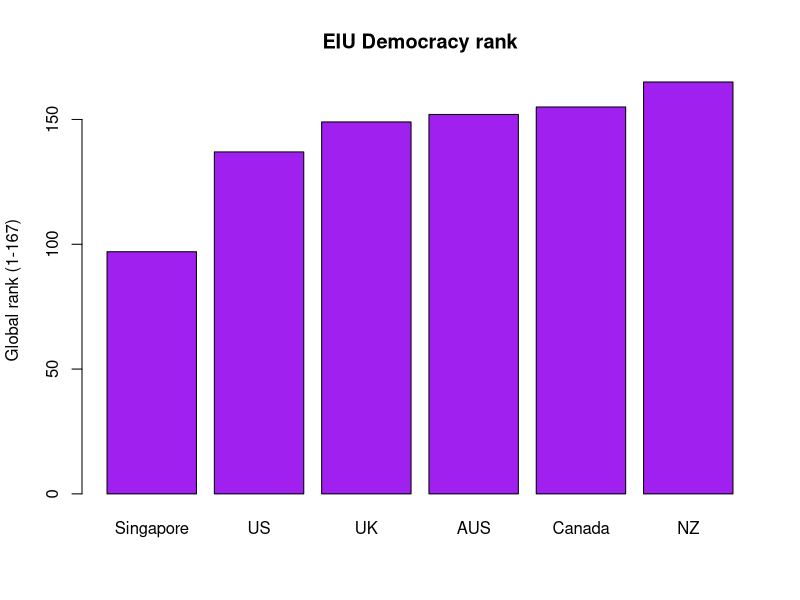
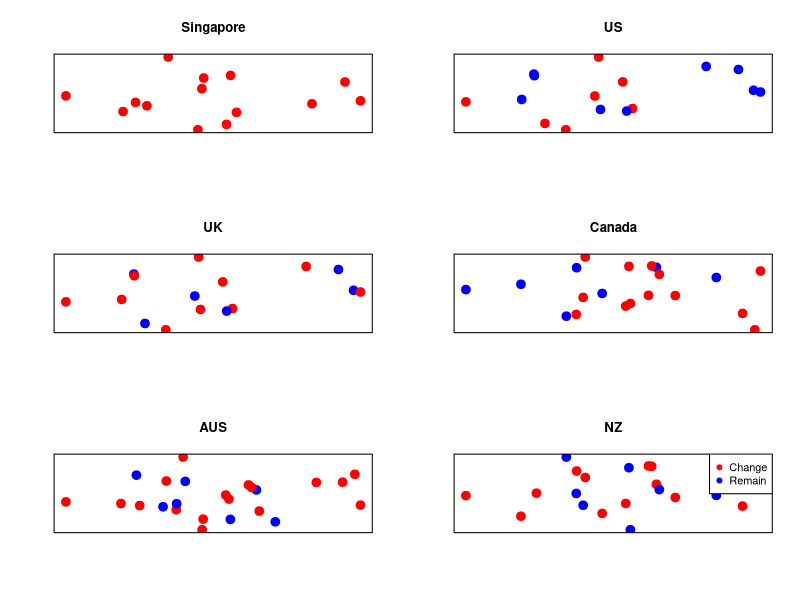
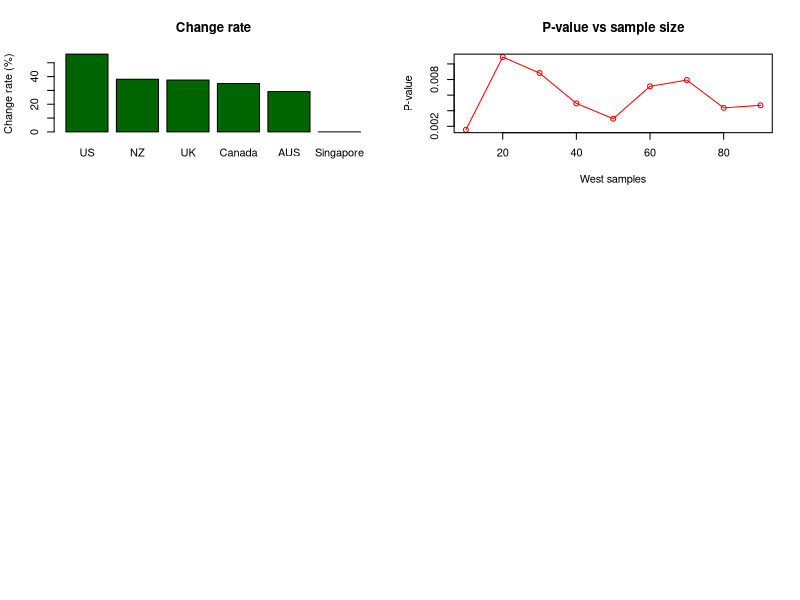

Here is the R script that generated these plots, in order:
library(dplyr)
library(tidyverse)
library(tibble)
library(gmp)

# creates a data frame of singapore vs the west EIU demcoracy index
EIU <- tibble(
  country = c("Singapore", "US", "UK", "Canada", "AUS", "NZ"),
  rank = c(70, 30, 18, 12, 15, 2)
)

# reverses the ranking and orders countries by rank
EIU$rank <- 167 - EIU$rank
EIU <- EIU[order(EIU$rank,decreasing=FALSE),]

# creates a barplot of countries by the Economist's assessment of their democracy
barplot(EIU$rank, names.arg=c(pull(EIU[1])), col="purple", 
        main="EIU Democracy rank",  ylab="Global rank (1-167)")




### election coding rules:
# 1) included are all elections since Singapore's first in 1959, or the most recent in which leaders are elected by popular vote
# 2) a change is when another party takes power and coalitions are counted as a win for the party receiving more of the vote
# 3) in cases where multiple parties and coalitions compete, changes are coded to ideology (conservative, liberal etc.) rather than specific party
# 4) in cases where there is both a president and a prime minister, the position which holds more power in the relevant country is counted


# lists election results by country for singapore and the west
Singapore <- tibble(
  country = c(rep("Singapore",14)),
  election = c(1959,1963,1968,1972,1976,1980,1984,1988,1991,2001,2006,2011,2015,2020),
  change = c(rep(0,14))
)
US <- tibble(
  country = c(rep("US",16)),
  election = c(1960,1964,1968,1972,1976,1980,1984,1988,1992,1996,2000,2004,2008,2012,2016,2020),
  change = c(1,0,1,0,1,1,0,0,1,0,1,0,1,0,1,1)
)
UK <- tibble(
  country = c(rep("UK",16)),
  election = c(1964,1966,1970,1974,1974,1979,1983,1987,1992,1997,2001,2005,2010,2015,2017,2019),
  change = c(1,0,1,1,0,1,0,0,0,1,0,0,1,0,0,0)
)
Canada <- tibble(
  country = c(rep("Canada",20)),
  election = c(1962,1963,1965,1968,1972,1974,1979,1980,1984,1988,1993,1997,2000,2004,2006,2008,2011,2015,2019,2021),
  change = c(0,1,0,0,0,0,1,1,1,0,1,0,0,0,1,0,0,1,0,0)
)
AUS <- tibble(
  country = c(rep("AUS",24)),
  election = c(1961,1963,1966,1969,1972,1974,1975,1977,1980,1983,1984,1987,1990,1993,1996,1998,2001,2004,2007,2010,2013,2016,2019,2022),
  change = c(0,0,0,0,1,0,1,0,0,1,0,0,0,0,1,0,0,0,1,0,1,0,0,1)
)
NZ <- tibble(
  country = c(rep("NZ",21)),
  election = c(1960,1963,1966,1969,1972,1975,1978,1981,1984,1987,1990,1993,1996,1999,2002,2005,2008,2011,2014,2017,2020),
  change = c(1,0,0,0,1,1,0,0,1,0,1,0,0,1,0,0,1,0,0,1,0)
)



# gets a scatter plot of election results between UK and Singapore
get_scatter <- function(df, title='') {
  n <- nrow(df)
  color <- list()
  for(i in 1:nrow(df)) {
    color[i] <- if(df$change[i]==0) 'red' else 'blue'
  }
  set.seed(123)
  c <- tibble(
    height = rnorm(n, mean=5, sd=1.2),
    width = rnorm(n, mean=5, sd=1.25),
    change = unlist(color)
  )
  plot(c$height, c$width,
       xaxt='n', yaxt='n', 
       pch=19, cex=1.75, col=c$change, 
       xlab='', ylab='', main = title)
}
par(mfrow = c(3, 2))
get_scatter(Singapore, 'Singapore')
get_scatter(US, 'US')
get_scatter(UK, 'UK')
get_scatter(Canada, 'Canada')
get_scatter(AUS, 'AUS')
get_scatter(NZ, 'NZ')
legend("topright", inset = c(0, 0),
       legend = c("Change","Remain"),
       pch = 19,
       col = c('red', 'blue'))




# combines western democracies into a single data frame for analysis
west <- US %>% rbind(UK) %>% rbind(Canada) %>% rbind(AUS) %>% rbind(NZ)


contingency_table <- tibble(
  change = c("Change", "Remain"),
  Singapore = c(sum(Singapore$change), sum(Singapore$change==0)),
  West = c(sum(west$change),sum(west$change==0))
)
table <- column_to_rownames(contingency_table, "change")


# print the change ratio of each country
change_ratio <- function(country) {
  return(sum(country$change)/length(country$election))
}

# returns data on on the change rate of each country
get_change_ratios <- function(countries) {
  change_rate <- list()
  for(i in 1:length(countries)) {
    change_rate[i] = (change_ratio(eval(parse(text=countries[i])))*100)
  }
  # creates and returns an ordered data frame of each country's change rate
  change_rate_df <- tibble(country=countries, change_rate=unlist(change_rate))
  return(change_rate_df[order(change_rate_df$change_rate,decreasing=TRUE),])
}
# creates a data frame of the change rate results
change_rate_df <- get_change_ratios(c("Singapore", "US", "UK", "Canada", "AUS","NZ"))



# creates a barplot of countries by change rate
barplot(change_rate_df$change_rate, names.arg=c(pull(change_rate_df[1])), 
        col="darkgreen", ylab="Change rate (%)", main="Change rate")




# fisher's exact test (one-tailed p-values)
fishers_test <- function(var_1,var_2,one_tail=FALSE) {
  # two tailed p-value calculation (by default)
  if(one_tail==TRUE) {
    # creates contingency table variables
    a = as.bigz(sum(var_1==0))
    b = as.bigz(sum(var_2==0))
    c = as.bigz(sum(var_1==1))
    d = as.bigz(sum(var_2==1))
    n = a+b+c+d
    # one-tailed p-value calculation (if chosen)
    nom = factorial(a+b)*factorial(c+d)*factorial(a+c)*factorial(b+d)
    denom = factorial(n)*factorial(a)*factorial(b)*factorial(c)*factorial(d)
    return(as.numeric(nom/denom))
  }
  else if(one_tail==FALSE) {
    df = tibble(singapore = c(sum(var_1==0), sum(var_1==1)), 
                west = c(sum(var_2==0), sum(var_2==1)))
    result <- fisher.test(df)
    return(result$p.value)
  }
}
# returns the likelihood Singaporean election results occurred by chance
result <- fishers_test(Singapore$change, west$change, one_tail=TRUE)

# prints the percentage likelihood the results could have occurred by chance
print(paste0("Likelihood results occurred by chance --- ", round(result*100,2),'%'))



# returns the results of fisher's exact test using different sample sizes
get_samples_results <- function(a,b,samples) {
  # lists the samples results at different sizes
  sample_results <- list()
  for(i in 1:length(samples)) {
    # sets seed for sample reproducibility.
    set.seed(2012)
    sample_results[i] <- fishers_test(a, sample(b, samples[i]))
  }
  # creates a data frame for sample size and resulting p-values
  sample_results_df <- tibble(
    size = samples,
    results = unlist(sample_results)
  )
  return(sample_results_df)
}
# plots the decline in the p-value as sample size increases
sample_results_df <- get_samples_results(Singapore$change, west$change, c(seq(10,90,10)))
plot(sample_results_df$size, sample_results_df$results, type="o", col="red", xlab="West samples", ylab="P-value", main = "P-value vs sample size")
abline(h=0.05, col="blue")
